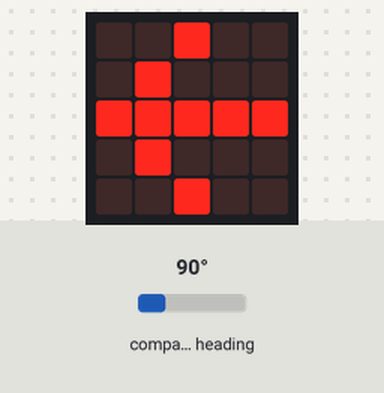
Bench run of a program on a simulated BBC micro:bit (MakeCode). Shown: the board's 5×5 LED display. Inputs (shaded band) come from the test bench; at power-on: compass heading 90°. The compass is already calibrated.

Above: at 1.2 s.
1.3 s: compass heading set to 7°
At 2.6 s:
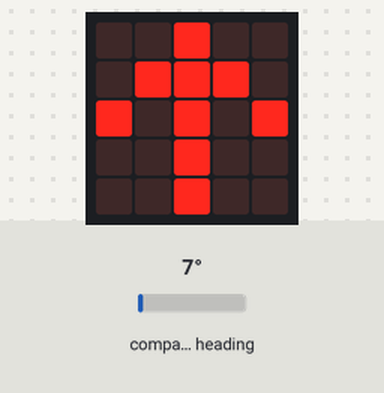
3.3 s: compass heading set to 180°
At 4.9 s:
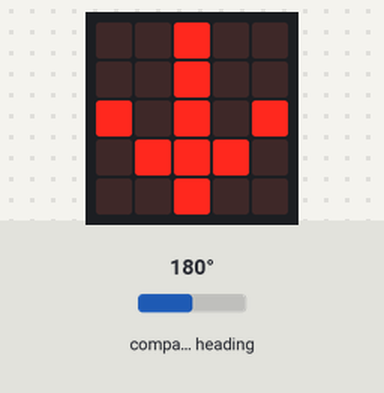
5.2 s: compass heading set to 269°
At 6.2 s:
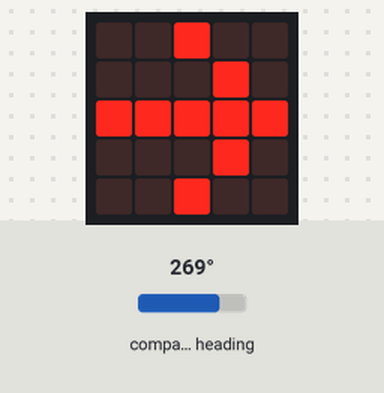
7.0 s: compass heading set to 90°
At 8.6 s:
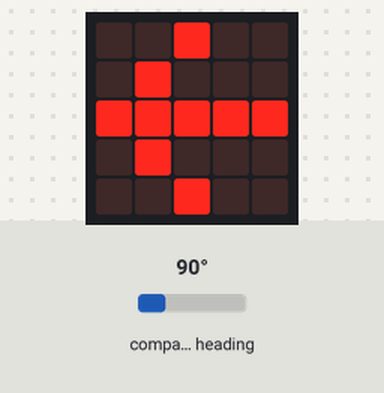
8.9 s: compass heading set to 352°
At 9.8 s:
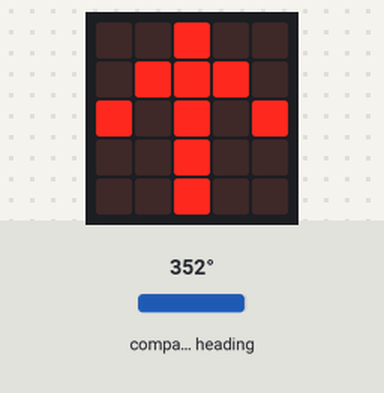
10.8 s: compass heading set to 334°
At 12.2 s:
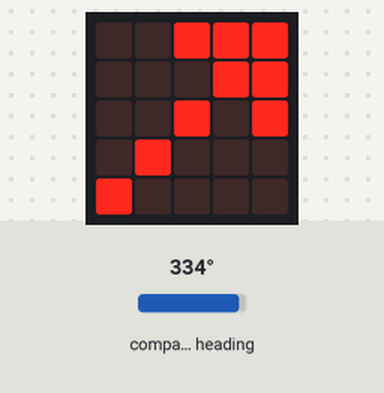
Timing chart, 0 to 13.6 s (numbered marks = the images above; inputs shaded):
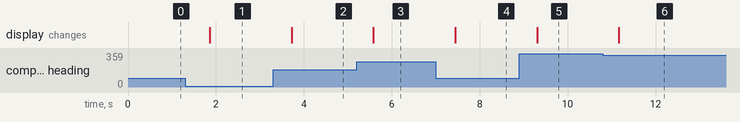

The program:

main.ts
```typescript
// Automatically generated. Do not edit directly.
const BOUNDS = [23, 68, 113, 158, 203, 248, 293];
// 常に北を指すように、本体の向き（degrees）とは逆の方向の矢印を割り当てる
const DIRECTIONS = [
    ArrowNames.North,      // < 23 (北): 北は正面 -> North
    ArrowNames.NorthWest,  // < 68 (北東): 北は左前 -> NorthWest
    ArrowNames.West,       // < 113 (東): 北は左 -> West
    ArrowNames.SouthWest,  // < 158 (南東): 北は左後ろ -> SouthWest
    ArrowNames.South,      // < 203 (南): 北は真後ろ -> South
    ArrowNames.SouthEast,  // < 248 (南西): 北は右後ろ -> SouthEast
    ArrowNames.East        // < 293 (西): 北は右 -> East
];

function getDirection(degrees: number): ArrowNames {
    // 角度を [0, 360) の範囲に正規化（負の角度や 360度以上の値にも対応）
    const normalized = ((degrees % 360) + 360) % 360;

    if (normalized >= 338) {
        return ArrowNames.North; // >= 338 (北): 北は正面 -> North
    }
    for (let i = 0; i < BOUNDS.length; i++) {
        if (normalized < BOUNDS[i]) {
            return DIRECTIONS[i];
        }
    }
    return ArrowNames.NorthEast; // >= 293 && < 338 (北西): 北は右前 -> NorthEast
}

basic.forever(function () {
    let degrees = input.compassHeading()
    basic.showArrow(getDirection(degrees))
})
```

Measured:
- after the input at 1.3 s, the display: changes after 0.56 s (image 1)
- after the input at 3.3 s, the display: changes after 0.42 s (image 2)
- after the input at 5.2 s, the display: changes after 0.38 s (image 3)
- after the input at 7.0 s, the display: changes after 0.44 s (image 4)
- after the input at 8.9 s, the display: changes after 0.40 s (image 5)
- after the input at 10.8 s, the display: changes after 0.36 s (image 6)
